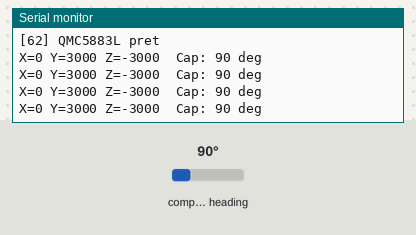
Bench run of a sketch on a simulated Arduino Uno, built with avr-gcc and run on an emulated ATmega328P. Shown: the last lines printed to the serial monitor. Wiring (inferred from the names in the program): QMC5883L compass at I2C address 0x0D. The inputs (shaded band) are chosen by the test bench; at power-on: compass heading 90°.

Above: at 1.2 s.
1.3 s: compass heading set to 7°
At 1.72 s:
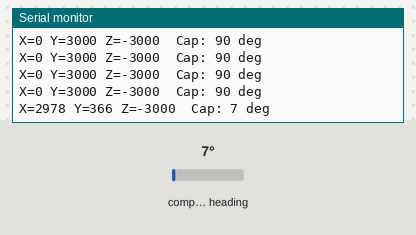
2.8 s: compass heading set to 180°
At 2.93 s:
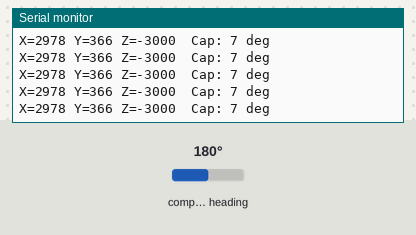
Timing chart, 0 to 5.8 s (numbered marks = the images above; inputs shaded):
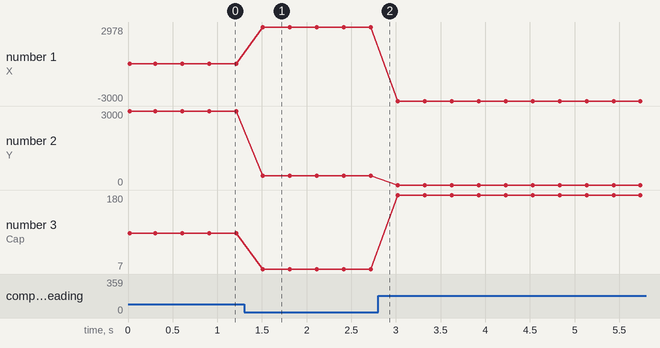

The sketch:

62_Boussole_QMC5883L.ino
```cpp
/*
 * =====================================================================
 *  Arduino Lab Nexus v6.1.0 STABLE  -  Boussole QMC5883L
 * =====================================================================
 *  Explication : Calcule le cap magnétique en degrés avec le magnétomètre QMC5883L (I2C brut).
 *  Carte       : Arduino UNO / Nano (ATmega328P) - compatible Mega
 *  Moniteur    : 9600 bauds
 *
 *  Câblage :
 *   Arduino 5V     -> QMC5883L VCC
 *   Arduino GND    -> QMC5883L GND
 *   Arduino A4     -> QMC5883L SDA
 *   Arduino A5     -> QMC5883L SCL
 *
 *  Bibliothèques requises (arduino-cli lib install "...") : aucune
 * =====================================================================
 */
// @libs:

#include <Wire.h>

const uint8_t QMC = 0x0D;   // adresse I2C du QMC5883L

// Écrit une valeur dans un registre
void ecrireRegistre(uint8_t reg, uint8_t val) {
  Wire.beginTransmission(QMC);
  Wire.write(reg);
  Wire.write(val);
  Wire.endTransmission();
}

void setup() {
  Serial.begin(9600);
  Wire.begin();
  ecrireRegistre(0x0B, 0x01);   // période SET/RESET
  ecrireRegistre(0x09, 0x1D);   // mode continu, 200 Hz, 8 G, OSR 512
  Serial.println(F("[62] QMC5883L pret"));
}

void loop() {
  // Lecture X, Y, Z (octet faible puis fort)
  Wire.beginTransmission(QMC);
  Wire.write(0x00);
  Wire.endTransmission(false);
  Wire.requestFrom(QMC, (uint8_t)6);
  int16_t x = Wire.read() | (Wire.read() << 8);
  int16_t y = Wire.read() | (Wire.read() << 8);
  int16_t z = Wire.read() | (Wire.read() << 8);

  // Cap en degrés (module à plat)
  float cap = atan2((float)y, (float)x) * 180.0 / PI;
  if (cap < 0) cap += 360.0;

  Serial.print(F("X=")); Serial.print(x);
  Serial.print(F(" Y=")); Serial.print(y);
  Serial.print(F(" Z=")); Serial.print(z);
  Serial.print(F("  Cap: ")); Serial.print(cap, 0);
  Serial.println(F(" deg"));
  delay(300);
}
```

Measured:
- after the input at 1.3 s, the serial monitor: prints a new line after 0.21 s (image 1)
- plotted number 1: 0 → 2978 after the input at 1.3 s
- plotted number 2: 3000 → 366 after the input at 1.3 s
- plotted number 3: 90 → 7 after the input at 1.3 s, 7 → 180 after the input at 2.8 s
